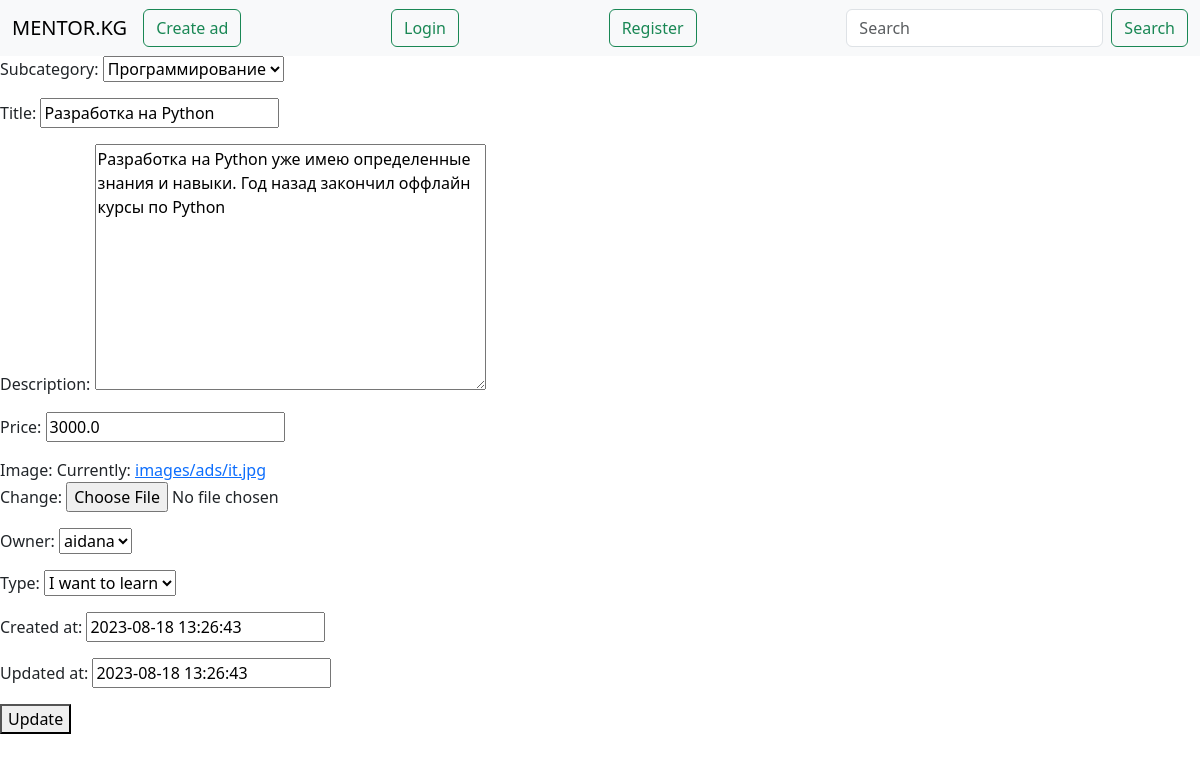
Page /ads/update/1/ on the earlier database version.
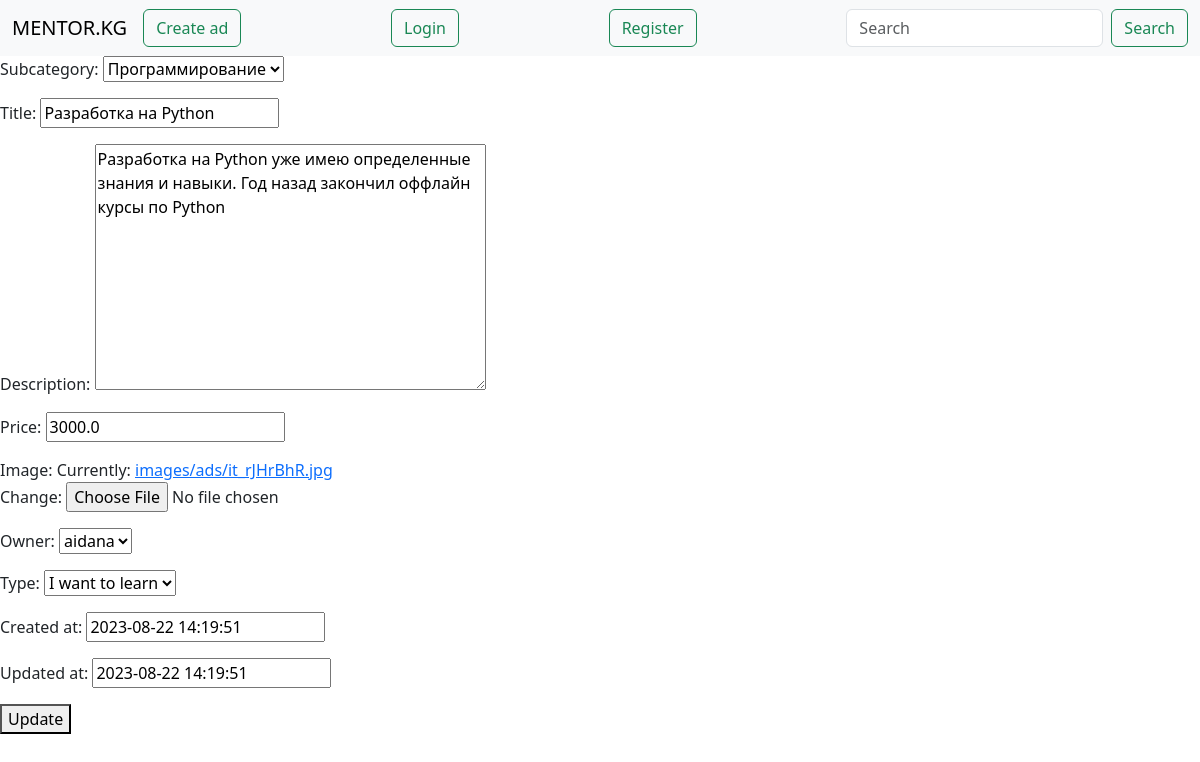
Same page on the later database version.
### ads/models.py (models this page shows, shortened)
class Ads(models.Model):
    LEARN = "I want to learn"
    TEACH = "I can teach"
    TYPE_OF_ADS = [
        (LEARN, "I want to learn"),
        (TEACH, "I can teach")
    ]
    subcategory = models.ForeignKey(Subcategory, on_delete=models.CASCADE, related_name='ads', null=True, blank=True)
    title = models.CharField(max_length=150, blank=True)
    description = models.TextField(default="")
    price = models.FloatField(default=0)
    image = models.ImageField(upload_to="images/ads/")
    owner = models.ForeignKey(User, on_delete=models.CASCADE, related_name='ads', null=True, blank=True)
    type = models.CharField(max_length=100, choices=TYPE_OF_ADS, default=LEARN)
    created_at = models.DateTimeField(default=timezone.now)
    updated_at = models.DateTimeField(default=timezone.now)
    class Meta:
        verbose_name = "Ads"
        verbose_name_plural = "Ads"

### ads/views.py (the view, shortened to what this page needs)
# urls.py: path('update/<int:pk>/', AdsUpdateView.as_view(), name="update_ad"),
class AdsUpdateView(UpdateView):
    template_name = 'update_ad.html'
    queryset = Ads.objects.all()
    form_class = AdForm

### ads/forms.py
class AdForm(forms.ModelForm):
    class Meta:
        model = Ads
        fields = '__all__'

### ads/models.py (called while the page is built)
    def __str__(self) -> str:
        return self.title

### ads/templates/update_ad.html (shortened to what this page needs)
{% extends 'base.html' %}
{% block content %}
<form method="post" enctype="multipart/form-data">
    {{ form.as_p }}
    <button type="submit"> Update </button>
</form>
{% endblock %}

Differences in the rows shown:
changed Ads "Программирование": created_at "2023-08-18 13:26:43" → "2023-08-22 14:19:51"; updated_at "2023-08-18 13:26:43" → "2023-08-22 14:19:51"
Other differences:
text no longer shown: "Subcategory: Title: Description: Price: Image: Currently: images/ads/it.jpg Change: Owner: Type: Created at: Updated at:"
text now shown: "Subcategory: Title: Description: Price: Image: Currently: images/ads/it_rJHrBhR.jpg Change: Owner: Type: Created at: Updated at:"
